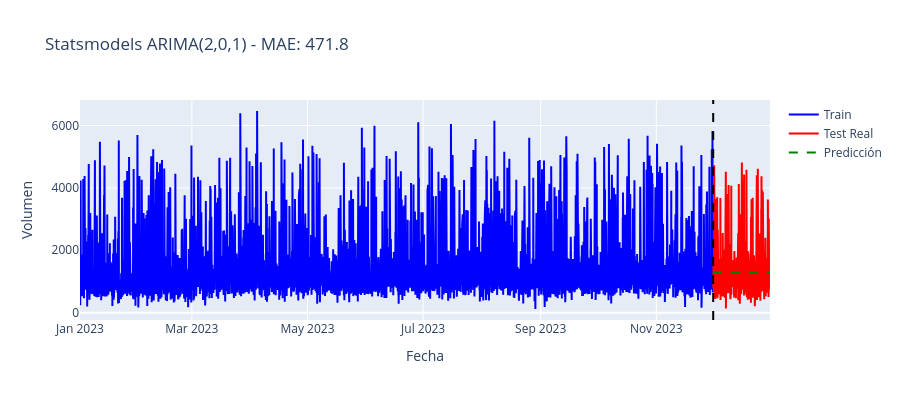

Notebook code for this chart:
### Code cell
fig_sm = go.Figure()
fig_sm.add_trace(go.Scatter(x=train.index, y=train.values, mode='lines', name='Train', line=dict(color='blue')))
fig_sm.add_trace(go.Scatter(x=test.index, y=test.values, mode='lines', name='Test Real', line=dict(color='red')))
fig_sm.add_trace(go.Scatter(x=test.index, y=pred1, mode='lines', name='Predicción', line=dict(color='green', dash='dash')))
fig_sm.add_vline(x=pd.to_datetime("2023-12-01"), line_dash="dash", line_color="black")
fig_sm.update_layout(title=f"Statsmodels ARIMA(2,{d},1) - MAE: {mae1:.1f}", xaxis_title="Fecha", yaxis_title="Volumen", width=900, height=400)
fig_sm.show()

### Figure 1 — Plotly figure (JSON) as saved in the notebook; plotly's stock layout.template omitted (floating-point values rounded to 4 significant figures; data arrays with more than 128 entries replaced by an {"elided": "..."} marker saying what was removed)
{"data": [{"line": {"color": "blue"}, "mode": "lines", "name": "Train", "type": "scatter", "x": {"elided": "8016 str values"}, "y": {"elided": "8016 float values"}}, {"line": {"color": "red"}, "mode": "lines", "name": "Test Real", "type": "scatter", "x": {"elided": "720 str values"}, "y": {"elided": "720 float values"}}, {"line": {"color": "green", "dash": "dash"}, "mode": "lines", "name": "Predicción", "type": "scatter", "x": {"elided": "720 str values"}, "y": {"elided": "720 float values"}}], "layout": {"height": 400, "shapes": [{"line": {"color": "black", "dash": "dash"}, "type": "line", "x0": "2023-12-01T00:00:00", "x1": "2023-12-01T00:00:00", "xref": "x", "y0": 0, "y1": 1, "yref": "y domain"}], "title": {"text": "Statsmodels ARIMA(2,0,1) - MAE: 471.8"}, "width": 900, "xaxis": {"title": {"text": "Fecha"}}, "yaxis": {"title": {"text": "Volumen"}}}}
